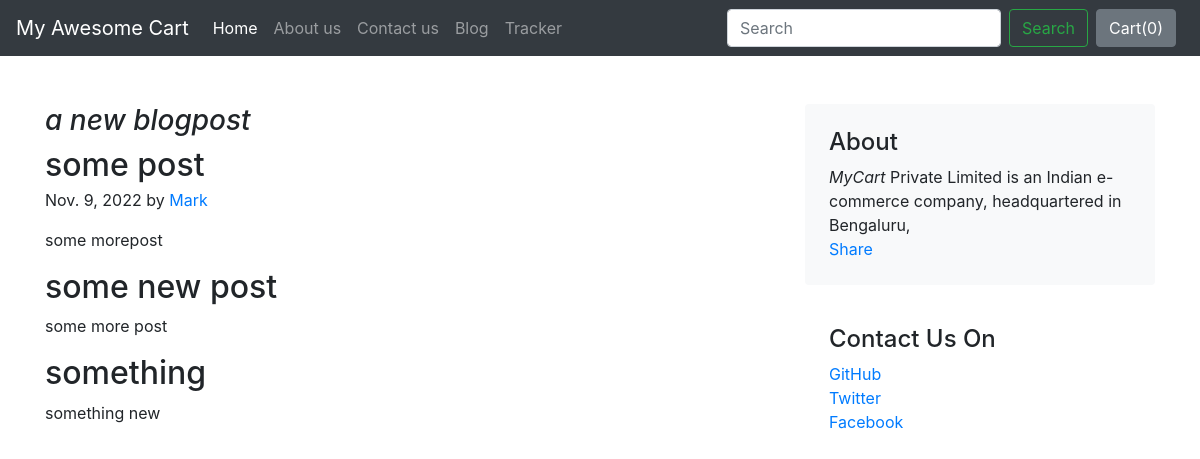
The page /blog/blogpost/1 on the database its author committed.
### blog/models.py (models this page shows, shortened)
class Blogpost(models.Model):
    post_id = models.AutoField(primary_key= True)
    tilte = models.CharField(max_length=50)
    head0 = models.CharField(max_length=500, default="")
    chead0 = models.CharField(max_length=5000, default="")
    head1 = models.CharField(max_length=500, default="")
    chead1 = models.CharField(max_length=5000, default="")
    head2 = models.CharField(max_length=500, default="")
    chead2 = models.CharField(max_length=5000, default="")
    pub_date = models.DateField()
    thumbnail = models.ImageField(upload_to='shop/images', default="")

### blog/views.py (the view)
# urls.py: path('blogpost/<int:id>', views.blogpost, name='BlogPost'),
def blogpost(request,id):
    blog = Blogpost.objects.filter(post_id=id)
    return render(request, 'blog/blogpost.html',{'blog':blog[0]})

### blog/templates/blog/blogpost.html (shortened to what this page needs)
{% extends 'blog/basic.html' %}
{% block body %}
<div class="container mt-5">
    <div class="row g-5">
        <div class="col-md-8 blog-main">
            <h3 class="font-italic ">
                {{blog.tilte}}
            </h3>
            <article class="blog-post">
                <h2 class="blog-post-title mb-1">{{blog.head0}} </h2>
                <p class="blog-post-meta">{{blog.pub_date}} by <a href="#">Mark</a></p>
                <p>{{blog.chead0}}</p>
                <h2>{{blog.head1}}</h2>
                <p>{{blog.chead1}}</p>
                <h2>{{blog.head2}}</h2>
                <p>{{blog.chead2}}</p>
            </article>
        </div>
        <div class="col-md-4">
            <div class="position-sticky" style="top: 2rem;">
                <div class="p-4 mb-3 bg-light rounded">
                    <h4 class="fst-italic">About</h4>
                    <p class="mb-0"><em>MyCart</em>  Private Limited is an Indian e-commerce company, headquartered in Bengaluru,</p>
                    <div class="fb-share-button" data-href="http://127.0.0.1:8000/blog/blogpost/{{post.post_id}}" data-layout="button_count" data-size="large"><a target="_blank" href="https://www.facebook.com/sharer/sharer.php?u=https%3A%2F%2Fdevelopers.facebook.com%2Fdocs%2Fplugins%2F&amp;src=sdkpreparse" class="fb-xfbml-parse-ignore">Share</a></div>
                </div>
                <div class="p-4">
                    <h4 class="fst-italic">Contact Us On</h4>
                    <ol class="list-unstyled">
                        <li><a href="#">GitHub</a></li>
                        <li><a href="#">Twitter</a></li>
                        <li><a href="#">Facebook</a></li>
                    </ol>
                </div>
            </div>
        </div>
    </div>
</div>
{% endblock %}

### rows shown on the page
Blogpost: tilte "a new blogpost", head0 "some post", pub_date "Nov. 9, 2022", chead0 "some morepost", head1 "some new post", chead1 "some more post", head2 "something", chead2 "something new"
